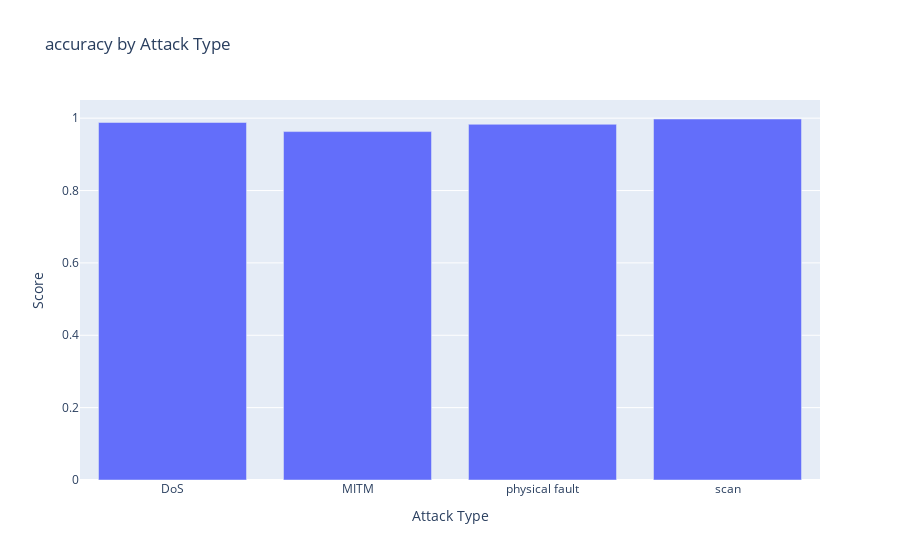
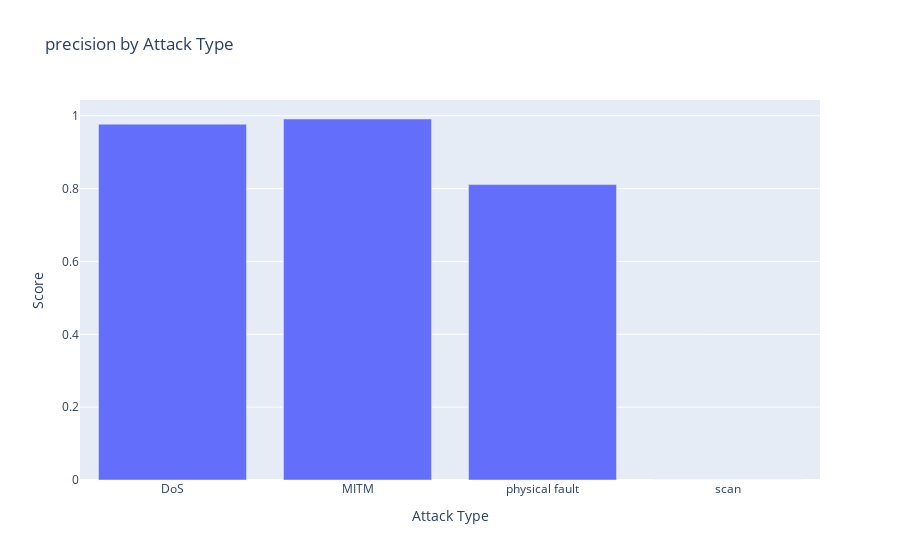
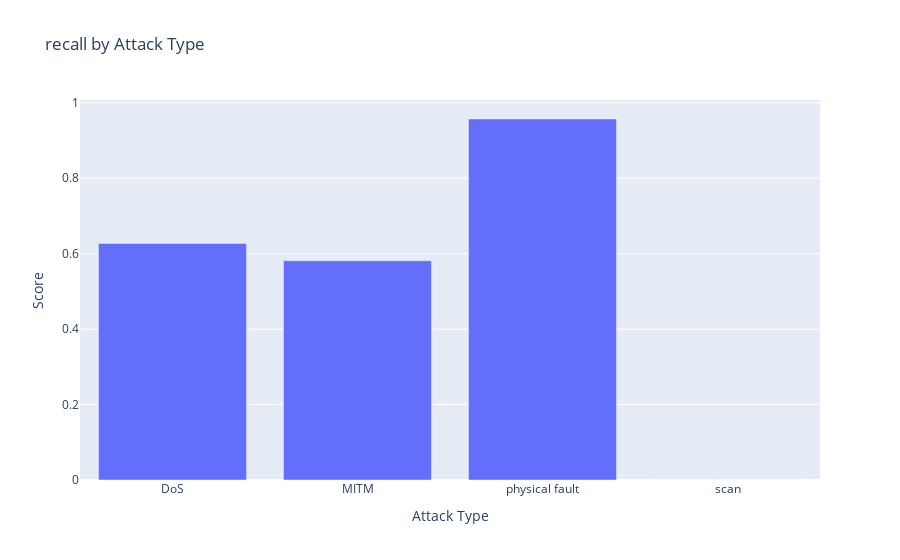
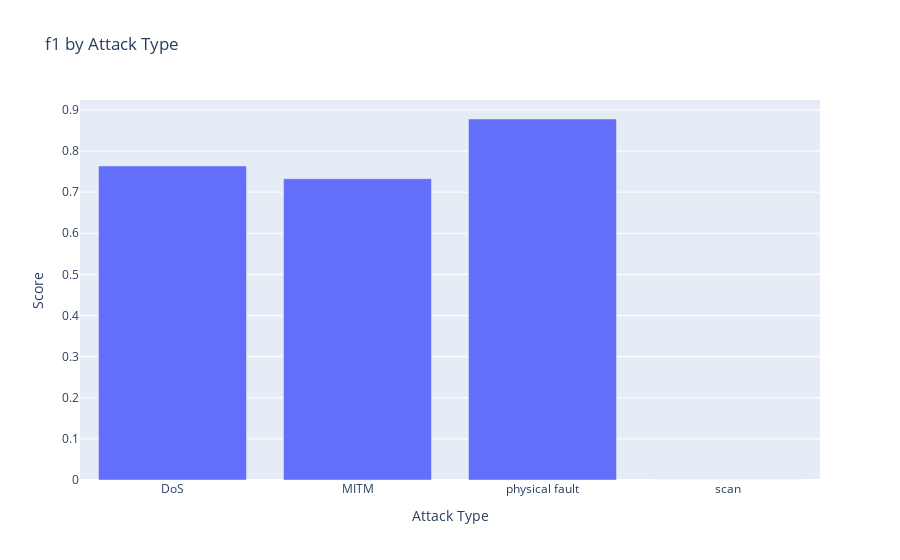

Notebook cell for these charts, in order:
### Markdown cell above
## Visualiser les résultats de la classification multiclasse

### Code cell
def plot_attack_metrics(metric_name):
    attacks = list(multiclass_results.keys())
    values = [results[metric_name] for results in multiclass_results.values()]
    
    fig = go.Figure(data=[go.Bar(x=attacks, y=values)])
    
    fig.update_layout(
        title=f'{metric_name} by Attack Type',
        yaxis_title='Score',
        xaxis_title='Attack Type'
    )
    return fig

# Plot key metrics
metrics_to_plot = ['accuracy', 'precision', 'recall', 'f1']
for metric in metrics_to_plot:
    plot_attack_metrics(metric).show()

### Figure 1 — Plotly figure (JSON) as saved in the notebook; plotly's stock layout.template omitted (floating-point values rounded to 4 significant figures)
{"data": [{"type": "bar", "x": ["DoS", "MITM", "physical fault", "scan"], "y": [0.9881, 0.9629, 0.9831, 0.9977]}], "layout": {"title": {"text": "accuracy by Attack Type"}, "xaxis": {"title": {"text": "Attack Type"}}, "yaxis": {"title": {"text": "Score"}}}}

### Figure 2 — Plotly figure (JSON) as saved in the notebook; plotly's stock layout.template omitted (floating-point values rounded to 4 significant figures)
{"data": [{"type": "bar", "x": ["DoS", "MITM", "physical fault", "scan"], "y": [0.9767, 0.9911, 0.811, 0]}], "layout": {"title": {"text": "precision by Attack Type"}, "xaxis": {"title": {"text": "Attack Type"}}, "yaxis": {"title": {"text": "Score"}}}}

### Figure 3 — Plotly figure (JSON) as saved in the notebook; plotly's stock layout.template omitted (floating-point values rounded to 4 significant figures)
{"data": [{"type": "bar", "x": ["DoS", "MITM", "physical fault", "scan"], "y": [0.6269, 0.5812, 0.9568, 0]}], "layout": {"title": {"text": "recall by Attack Type"}, "xaxis": {"title": {"text": "Attack Type"}}, "yaxis": {"title": {"text": "Score"}}}}

### Figure 4 — Plotly figure (JSON) as saved in the notebook; plotly's stock layout.template omitted (floating-point values rounded to 4 significant figures)
{"data": [{"type": "bar", "x": ["DoS", "MITM", "physical fault", "scan"], "y": [0.7636, 0.7327, 0.8779, 0]}], "layout": {"title": {"text": "f1 by Attack Type"}, "xaxis": {"title": {"text": "Attack Type"}}, "yaxis": {"title": {"text": "Score"}}}}
